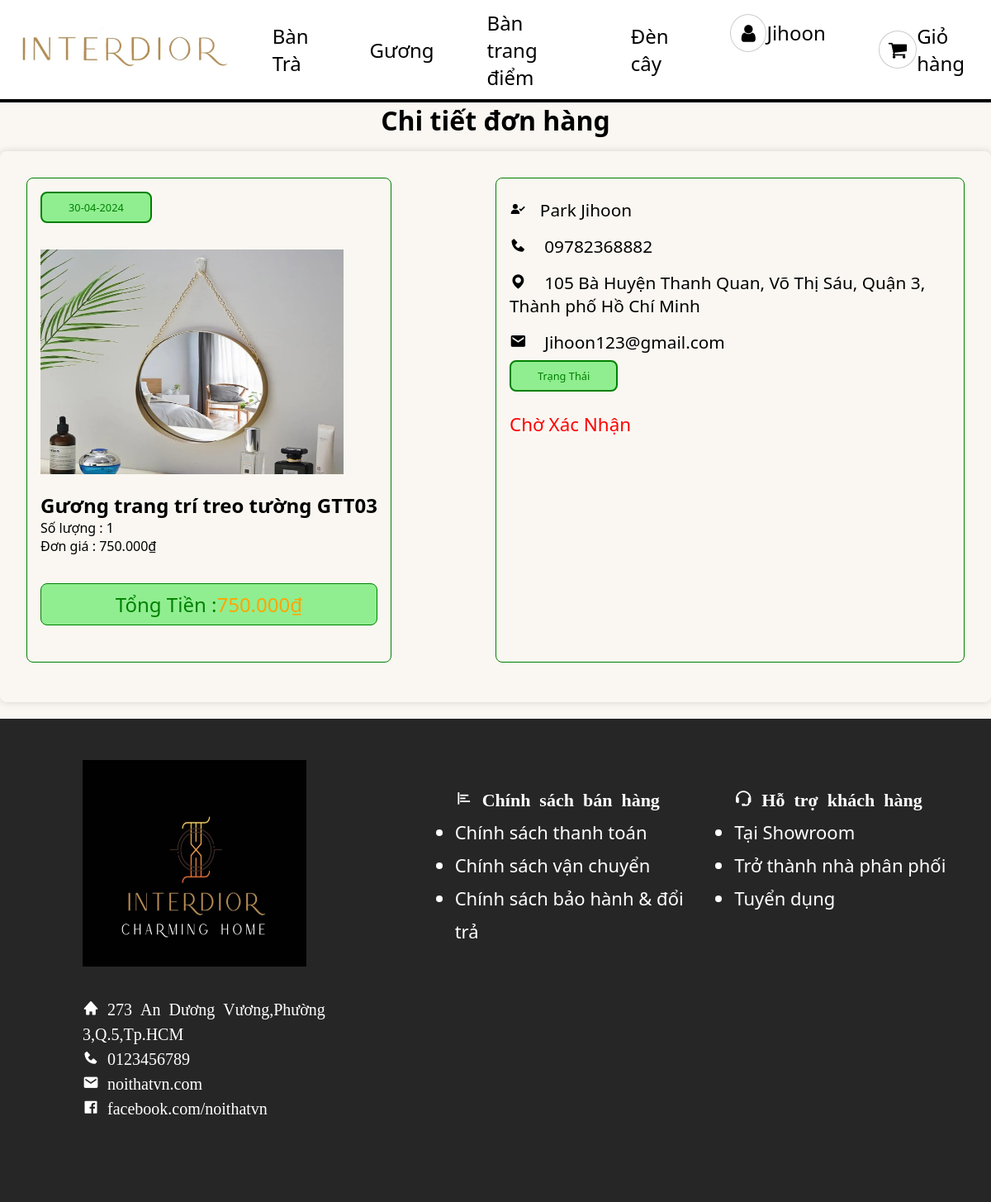
Page /view/order_details.php?6630a17e2cc58 (signed in) on the committed database.
### tables this page shows
CREATE TABLE `orders` (
  `idOrder` varchar(255) NOT NULL,
  `idUser` varchar(255) NOT NULL,
  `nameCustomer` varchar(255) NOT NULL,
  `phone_number` varchar(255) NOT NULL,
  `address` varchar(255) NOT NULL,
  `order_date` varchar(255) NOT NULL,
  `total_amount` int(100) NOT NULL,
  `status` varchar(100) NOT NULL,
  `payment` varchar(255) NOT NULL
);

CREATE TABLE `sanpham` (
  `id` int(10) NOT NULL,
  `tensanpham` varchar(100) NOT NULL,
  `loaisanpham` varchar(100) NOT NULL,
  `gia` int(10) NOT NULL,
  `soluong` int(10) NOT NULL,
  `mota` text NOT NULL,
  `hinhanh` varchar(100) NOT NULL,
  `hinh2` varchar(100) NOT NULL,
  `hinh3` varchar(100) NOT NULL,
  `hinh4` varchar(100) NOT NULL
);

CREATE TABLE `order_detail` (
  `idOrder` varchar(255) NOT NULL,
  `idProduct` int(10) DEFAULT NULL,
  `quantity` int(10) DEFAULT NULL,
  `price` int(10) NOT NULL,
  `note` varchar(255) NOT NULL
);

CREATE TABLE `user` (
  `id` varchar(255) NOT NULL,
  `user_name` varchar(255) NOT NULL,
  `password` varchar(255) NOT NULL,
  `user_email` varchar(255) NOT NULL,
  `trangthai` varchar(255) NOT NULL,
  `diachi` varchar(60) NOT NULL
);

### database/orderDAL.php (called while the page is built, shortened)
<?php
function getProduct($idProduct)
{
    $conn = connect();
    $sql = "SELECT * FROM sanpham WHERE id = ?";
    $stmt = $conn->prepare($sql);
    $stmt->bind_param("s", $idProduct);
    $stmt->execute();
    $result = $stmt->get_result();
    $productID = [];
    while ($row = $result->fetch_assoc()) {
        $productID[] = $row;
    }
    return $productID;
}
function getOrderDetailId($idOrder)
{
    $conn = connect();
    $sql = "SELECT * FROM order_detail WHERE idOrder = ?";
    $stmt = $conn->prepare($sql);
    $stmt->bind_param("s", $idOrder);
    $stmt->execute();
    $result = $stmt->get_result();
    $orderDetails = [];
    while ($row = $result->fetch_assoc()) {
        $orderDetails[] = $row;
    }
    return $orderDetails;
}
function getOrderById($idOrder)
{
    $conn = connect();
    $sql = "SELECT * FROM orders WHERE idOrder = ?";
    $stmt = $conn->prepare($sql);
    $stmt->bind_param("s", $idOrder);
    $stmt->execute();
    $result = $stmt->get_result();
    $order = [];
    while ($row = $result->fetch_assoc()) {
        $order[] = $row;
    }
    return $order;
}
function getEmail($idOrder)
{
    $conn = connect();
    $sql = "SELECT user.user_email,orders.nameCustomer,orders.phone_number,orders.address,orders.status FROM orders INNER JOIN user ON user.id = orders.idUser WHERE idOrder = ?";
    $stmt = $conn->prepare($sql);
    $stmt->bind_param("s", $idOrder);
    $stmt->execute();
    $result = $stmt->get_result();
    $email = [];
    while ($row = $result->fetch_assoc()) {
        $email[] = $row;
    }
    return $email;
}
?>

### view/order_details.php (the view, shortened to what this page needs)
<?php
include_once ('layout/header.php');
include_once ('../database/orderDAL.php');
$current_url = $_SERVER['REQUEST_URI'];
$queryString = parse_url($current_url, PHP_URL_QUERY);
$order = getOrderById($queryString);
$orderDetails = getOrderDetailId($queryString);
$user = getEmail($queryString);
?>
<head>
    <link rel="stylesheet" href="../css/styleOrderDetail.css">
</head>
<div class="box-header">
    <h1>Chi tiết đơn hàng</h1>
</div>
<div class="box-container">
<?php
foreach ($orderDetails as $item) {
    $product = getProduct($item['idProduct']);
    $tongtien = 0;
    foreach ($product as $item_product) {
        $tongtien += $item_product['gia'] * $item['quantity'];
        echo '<div class="box">';
        echo '<div class="col">';
        foreach ($order as $itemOrder) {
            $order_date = date('d-m-Y', strtotime($itemOrder['order_date']));
        }
        echo '<p class="title"><i class="bi bi-calendar-fill"></i> ' . $order_date . '</p>';
        echo '<img src="../IMG/' . $item_product['hinhanh'] . '" alt="" class="image">';
        echo '<h3 class="name">' . $item_product['tensanpham'] .' </h3>';
        echo '<p class="quantity">Số lượng : ' . $item['quantity'] . '</p>';
        echo '<p class="price_product">Đơn giá : ' . number_format($item_product['gia'], 0, ",", ".") . '₫</p>';
        echo '<p class="grand-total">Tổng tiền :  <span>  ' .  number_format($tongtien, 0, ",", ".") . '₫</span></p>';
        echo '</div>';
        echo '</div>';
    }
}
?>
    <div class="box">
        <div class="col" style="width: 94%;">
                        <?php
                        foreach ($user as $item) {
                            echo '<p class="user"><i class="bx bxs-user-check"></i>' . $item['nameCustomer'] . '</p>';
                            echo '<p class="user"><i class="bx bxs-phone"></i> ' . $item['phone_number'] . '</p>';
                            echo '<p class="user"><i class="bx bxs-map"></i> ' . $item['address'] . '</p>';
                            echo '<p class="user"><i class="bx bxs-envelope"></i> ' . $item['user_email'] . '</p>';
                        }
                        echo '<p class="title">Trạng thái</p>';
                        foreach ($order as $item) {
                            echo '<p class="status" style="color:';
                            if ($item['status'] == 'active') {
                                echo 'red';
                            } else {
                                echo 'green';
                            }
                            echo '">';
                            if ($item['status'] == 'active') {
                                echo 'Chờ xác nhận';
                            } else {
                                echo 'Đã xác nhận';
                            }
                            echo '</p>';
                        }
                        ?>
        </div>
    </div>
</div>
<?php
include_once ('layout/footer.php');
?>

### css/style1.css (style rules this page uses)
* { margin: 0; padding: 0; }
h1 { text-align: center; }
.box { width: 100%; display: flex; flex-direction: column; align-items: center; height: 100%; position: relative; margin-bottom: 5%; }

### css/styleOrderDetail.css (style rules this page uses)
.box-container { box-shadow: 0 0 10px rgba(0 0 0/15%); border-radius: .5rem; padding: 2rem; max-width: 1200px; margin: 1rem auto; }
.box-container .box { display: flex; gap: 1.5rem; flex-wrap: wrap; align-items: flex-start; overflow-x: hidden; }
.box-container { display: grid; grid-template-columns: repeat(auto-fit, minmax(15rem, 1fr)); }
.box-container .box .col { flex: 1 1 auto; border: 1px solid green; border-radius: .5rem; padding: 1rem; margin-right: 1rem; margin-bottom: 1rem; vertical-align: top; }
.box-container .box .col .image { height: 17rem; width: 90%; object-fit: fill; margin: 1rem 0; }
.box-container .box .col .title { border-radius: .5rem; margin-bottom: 1rem; padding: .5rem 2rem; font-size: .8rem; color: green; background: lightgreen; border: 2px solid green; display: inline-block; text-transform: capitalize; }
.box-container .box .col .name { font-size: 1.5rem; color: #000; text-overflow: ellipsis; overflow-x: hidden; }
.box-container .box .col .user { padding: .5rem 0; font-size: 1.3rem; color: #000; }
.box-container .box .col .user i { margin-right: 1rem; color: #000; }
.box-container .box .col .grand-total { display: flex; align-items: center; justify-content: center; padding: .5rem; flex-wrap: wrap; background: lightgreen; font-size: 1.5rem; color: green; border: 1px solid green; border-radius: .5rem; text-transform: capitalize; margin-top: 2.1rem; }
.box-container .box .col .grand-total span { color: orange; }
.box-container .box .col .status { font-size: 1.4rem; padding: .5rem 0; text-transform: capitalize; }

### rows in the picture
order_detail: quantity "1"
sanpham: hinhanh (picture), tensanpham "Gương trang trí treo tường GTT03", gia "750.000", tongtien "750.000"
orders: order_date "30-04-2024", nameCustomer "Park Jihoon", phone_number "09782368882", address "105 Bà Huyện Thanh Quan, Võ Thị Sáu, Quận 3, Thành phố Hồ Chí Minh", idUser.user_email "Jihoon123@gmail.com", status "Chờ Xác Nhận"

### other values in the picture
$_SESSION['user']['user_name'] "Jihoon"
